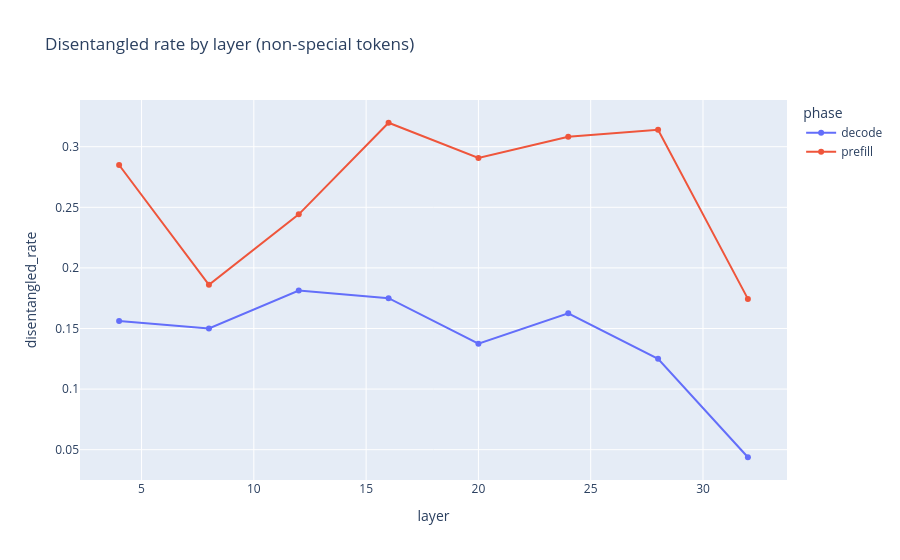

This figure's notebook cell:
### Code cell
plot_df = summary[summary['is_special_token'] == False]
fig = px.line(plot_df, x='layer', y='disentangled_rate', color='phase', markers=True, title='Disentangled rate by layer (non-special tokens)')
fig.show()

### Figure 1 — Plotly figure (JSON) as saved in the notebook; plotly's stock layout.template omitted (floating-point values rounded to 4 significant figures)
{"data": [{"hovertemplate": "phase=decode<br>layer=%{x}<br>disentangled_rate=%{y}<extra></extra>", "legendgroup": "decode", "line": {"color": "#636efa", "dash": "solid"}, "marker": {"symbol": "circle"}, "mode": "lines+markers", "name": "decode", "orientation": "v", "showlegend": true, "type": "scatter", "x": [4, 8, 12, 16, 20, 24, 28, 32], "xaxis": "x", "y": [0.1562, 0.15, 0.1812, 0.175, 0.1375, 0.1625, 0.125, 0.04375], "yaxis": "y"}, {"hovertemplate": "phase=prefill<br>layer=%{x}<br>disentangled_rate=%{y}<extra></extra>", "legendgroup": "prefill", "line": {"color": "#EF553B", "dash": "solid"}, "marker": {"symbol": "circle"}, "mode": "lines+markers", "name": "prefill", "orientation": "v", "showlegend": true, "type": "scatter", "x": [4, 8, 12, 16, 20, 24, 28, 32], "xaxis": "x", "y": [0.2849, 0.186, 0.2442, 0.3198, 0.2907, 0.3081, 0.314, 0.1744], "yaxis": "y"}], "layout": {"legend": {"title": {"text": "phase"}, "tracegroupgap": 0}, "title": {"text": "Disentangled rate by layer (non-special tokens)"}, "xaxis": {"anchor": "y", "domain": [0, 1], "title": {"text": "layer"}}, "yaxis": {"anchor": "x", "domain": [0, 1], "title": {"text": "disentangled_rate"}}}}
